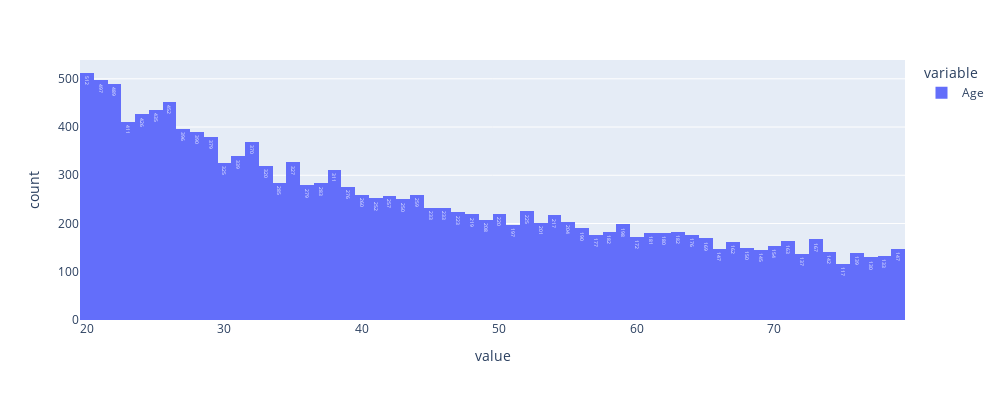

Write notebook code for a chart like this one.
### Code cell
px.histogram(df['Age'], width=1000, height=400, text_auto=True)

### Figure 1 — Plotly figure (JSON) as saved in the notebook; plotly's stock layout.template omitted (floating-point values rounded to 4 significant figures; data arrays with more than 128 entries replaced by an {"elided": "..."} marker saying what was removed)
{"data": [{"alignmentgroup": "True", "bingroup": "x", "hovertemplate": "variable=Age<br>value=%{x}<br>count=%{y}<extra></extra>", "legendgroup": "Age", "marker": {"color": "#636efa", "pattern": {"shape": ""}}, "name": "Age", "offsetgroup": "Age", "orientation": "v", "showlegend": true, "texttemplate": "%{value}", "type": "histogram", "x": {"elided": "15000 int values"}, "xaxis": "x", "yaxis": "y"}], "layout": {"barmode": "relative", "height": 400, "legend": {"title": {"text": "variable"}, "tracegroupgap": 0}, "margin": {"t": 60}, "width": 1000, "xaxis": {"anchor": "y", "autorange": true, "domain": [0, 1], "range": [19.5, 79.5], "title": {"text": "value"}, "type": "linear"}, "yaxis": {"anchor": "x", "autorange": true, "domain": [0, 1], "range": [0, 538.9], "title": {"text": "count"}}}}
